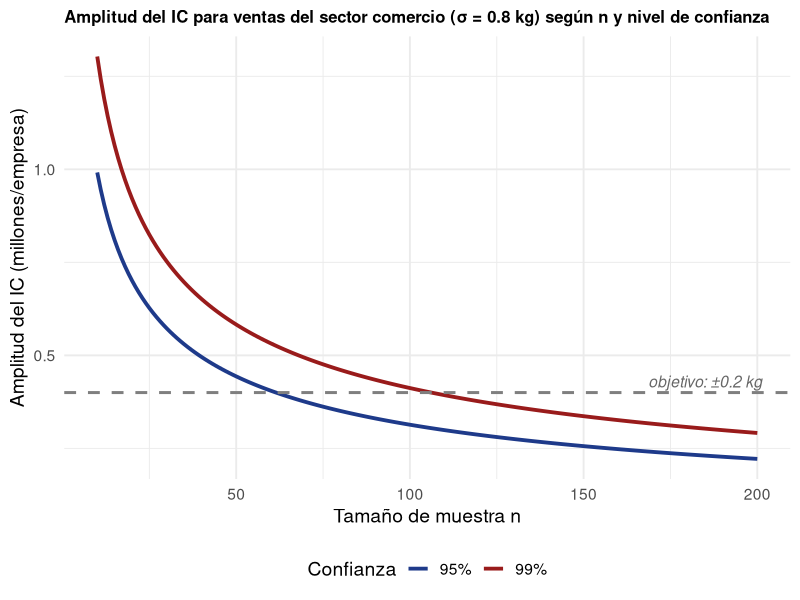

This figure's R source:
## ---- chunk 1
#| echo: false
#| fig-width: 11
#| fig-height: 4.5
#| fig-align: center
library(ggplot2)
sigma <- 0.8
ns    <- 10:200
df_amp <- data.frame(
  n    = rep(ns, 2),
  amp  = c(2*1.96*sigma/sqrt(ns), 2*2.576*sigma/sqrt(ns)),
  conf = rep(c("95%","99%"), each = length(ns))
)
ggplot(df_amp, aes(x = n, y = amp, color = conf)) +
  geom_line(linewidth = 1.3) +
  geom_hline(yintercept = 0.4, linetype = "dashed",
             color = "gray50", linewidth = 1) +
  annotate("text", x = 185, y = 0.43,
           label = "objetivo: ±0.2 kg", color = "gray40",
           size = 4, fontface = "italic") +
  scale_color_manual(values = c("95%" = "#1e3a8a","99%" = "#991b1b")) +
  labs(x = "Tamaño de muestra n",
       y = "Amplitud del IC (millones/empresa)",
       title = "Amplitud del IC para ventas del sector comercio (σ = 0.8 kg) según n y nivel de confianza",
       color = "Confianza") +
  theme_minimal(base_size = 14) +
  theme(legend.position = "bottom",
        plot.title = element_text(size = 12, face = "bold"))
